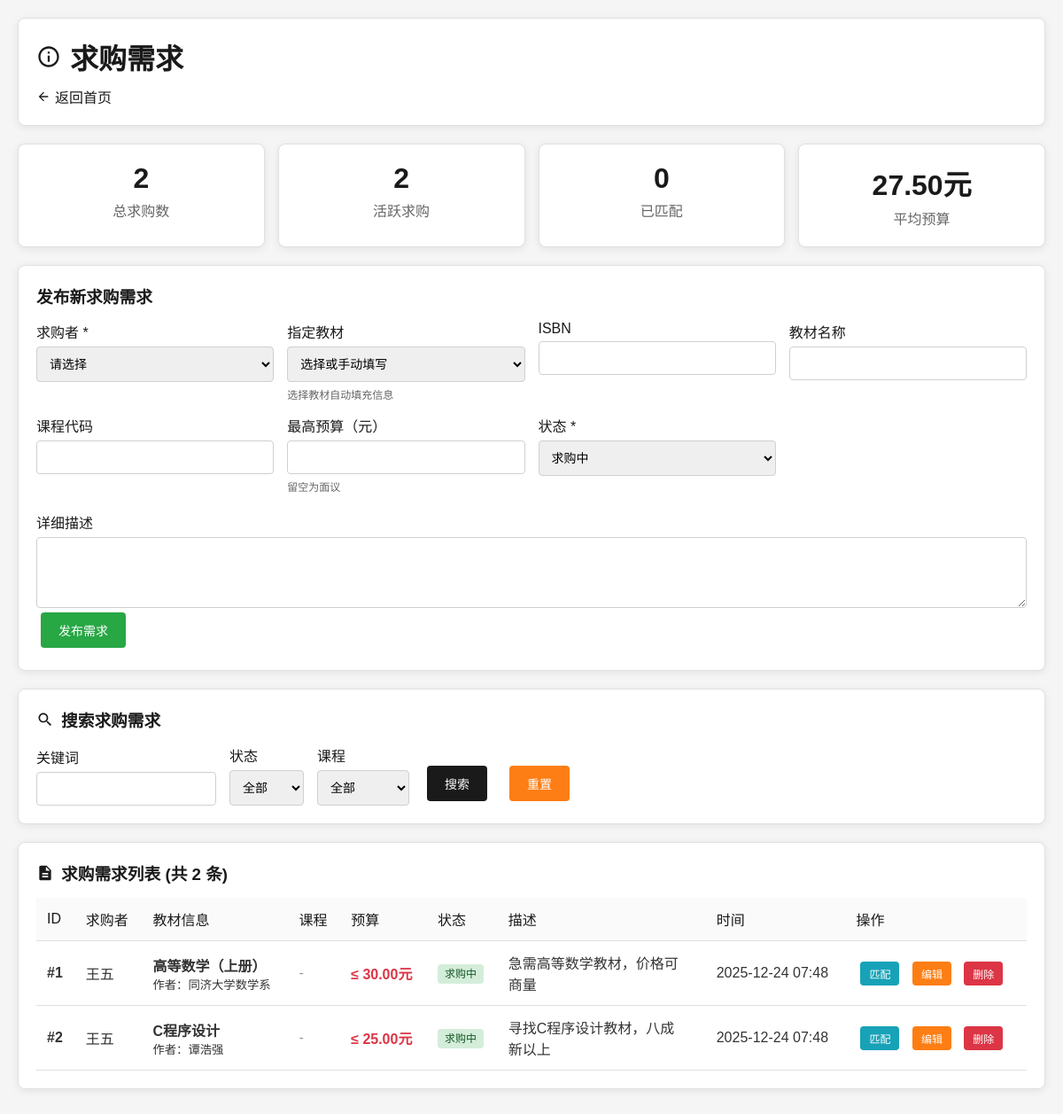
Screenshot of /requests.php (signed in) with the database file from the repository.
### tables this page shows
CREATE TABLE purchase_requests (
    request_id INT PRIMARY KEY AUTO_INCREMENT,
    buyer_id INT NOT NULL,
    book_id INT,
    isbn VARCHAR(20),
    title VARCHAR(200),
    course_code VARCHAR(20),
    max_price DECIMAL(10,2),
    description TEXT,
    status ENUM('active', 'matched', 'closed') DEFAULT 'active',
    created_at TIMESTAMP DEFAULT CURRENT_TIMESTAMP,
    updated_at TIMESTAMP DEFAULT CURRENT_TIMESTAMP ON UPDATE CURRENT_TIMESTAMP,
    FOREIGN KEY (buyer_id) REFERENCES users(user_id),
    FOREIGN KEY (book_id) REFERENCES textbooks(book_id)
);

CREATE TABLE users (
    user_id INT PRIMARY KEY AUTO_INCREMENT,
    username VARCHAR(50) UNIQUE NOT NULL,
    password VARCHAR(255) NOT NULL,
    email VARCHAR(100) UNIQUE NOT NULL,
    phone VARCHAR(20),
    student_id VARCHAR(20),
    credit_score DECIMAL(3,1) DEFAULT 5.0,
    created_at TIMESTAMP DEFAULT CURRENT_TIMESTAMP,
    updated_at TIMESTAMP DEFAULT CURRENT_TIMESTAMP ON UPDATE CURRENT_TIMESTAMP
);

CREATE TABLE textbooks (
    book_id INT PRIMARY KEY AUTO_INCREMENT,
    isbn VARCHAR(20) NOT NULL,
    title VARCHAR(200) NOT NULL,
    author VARCHAR(100),
    publisher VARCHAR(100),
    edition VARCHAR(20),
    course_code VARCHAR(20),
    course_name VARCHAR(100),
    teacher_name VARCHAR(50),
    original_price DECIMAL(10,2),
    created_at TIMESTAMP DEFAULT CURRENT_TIMESTAMP
);

### config.php (called while the page is built, shortened)
<?php
function formatPrice($price) {
    return number_format($price, 2) . '元';
}
function formatDate($date) {
    return date('Y-m-d H:i', strtotime($date));
}
function getStatusText($status) {
    $statusMap = [
        'available' => '可售',
        'reserved' => '预订中',
        'sold' => '已售',
        'pending' => '待确认',
        'confirmed' => '已确认',
        'completed' => '已完成',
        'cancelled' => '已取消',
        'active' => '求购中',
        'matched' => '已匹配',
        'closed' => '已关闭'
    ];
    return isset($statusMap[$status]) ? $statusMap[$status] : $status;
}
?>

### requests.php (the view, shortened to what this page needs)
<?php
require_once 'config.php';
$pdo = getDBConnection();
$search = isset($_GET['search']) ? sanitizeInput($_GET['search']) : '';
$where_conditions = []; $params = [];
$where_clause = $where_conditions ? 'WHERE ' . implode(' AND ', $where_conditions) : '';
$stmt = $pdo->prepare("SELECT pr.*, u.username as buyer_name, t.title as book_title, t.author, t.original_price FROM purchase_requests pr LEFT JOIN users u ON pr.buyer_id = u.user_id LEFT JOIN textbooks t ON pr.book_id = t.book_id $where_clause ORDER BY pr.created_at DESC");
$stmt->execute($params);
$requests = $stmt->fetchAll();
$edit_request = null;
?>
<!DOCTYPE html>
<html lang="zh-CN">
<head>
</head>
<body>
    <div class="container">
        <div class="header">
            <h1><svg viewBox="0 0 24 24"><path d="M11 17h2v-6h-2v6zm1-15C6.48 2 2 6.48 2 12s4.48 10 10 10 10-4.48 10-10S17.52 2 12 2zm0 18c-4.41 0-8-3.59-8-8s3.59-8 8-8 8 3.59 8 8-3.59 8-8 8zM11 9h2V7h-2v2z"/></svg>求购需求</h1>
            <p><a href="index.php" class="nav-link"><svg viewBox="0 0 24 24"><path d="M20 11H7.83l5.59-5.59L12 4l-8 8 8 8 1.41-1.41L7.83 13H20v-2z"/></svg>返回首页</a></p>
        </div>
        <div class="stats-grid">
            <?php $total = count($requests); $active = count(array_filter($requests, fn($r) => $r['status'] === 'active')); $matched = count(array_filter($requests, fn($r) => $r['status'] === 'matched')); $prices = array_filter(array_column($requests, 'max_price')); $avg = $prices ? array_sum($prices) / count($prices) : 0; ?>
            <div class="stat-card"><div class="stat-number"><?php echo $total; ?></div><div class="stat-label">总求购数</div></div>
            <div class="stat-card"><div class="stat-number"><?php echo $active; ?></div><div class="stat-label">活跃求购</div></div>
            <div class="stat-card"><div class="stat-number"><?php echo $matched; ?></div><div class="stat-label">已匹配</div></div>
            <div class="stat-card"><div class="stat-number"><?php echo number_format($avg, 2); ?>元</div><div class="stat-label">平均预算</div></div>
        </div>
        <div class="form-section">
            <h3><?php echo $edit_request ? '编辑求购需求' : '发布新求购需求'; ?></h3>
            <form method="POST">
                <div class="form-grid">
                    <div class="form-group"><label for="buyer_id">求购者 *</label><select id="buyer_id" name="buyer_id" required><option value="">请选择</option></select></div>
                    <div class="form-group"><label for="book_id">指定教材</label><select id="book_id" name="book_id"><option value="">选择或手动填写</option></select><div class="help-text">选择教材自动填充信息</div></div>
                    <div class="form-group"><label for="isbn">ISBN</label><input type="text" id="isbn" name="isbn" value="<?php echo $edit_request ? htmlspecialchars($edit_request['isbn']) : ''; ?>"></div>
                    <div class="form-group"><label for="title">教材名称</label><input type="text" id="title" name="title" value="<?php echo $edit_request ? htmlspecialchars($edit_request['title']) : ''; ?>"></div>
                    <div class="form-group"><label for="course_code">课程代码</label><input type="text" id="course_code" name="course_code" value="<?php echo $edit_request ? htmlspecialchars($edit_request['course_code']) : ''; ?>"></div>
                    <div class="form-group"><label for="max_price">最高预算（元）</label><input type="number" step="0.01" id="max_price" name="max_price" value="<?php echo $edit_request ? $edit_request['max_price'] : ''; ?>"><div class="help-text">留空为面议</div></div>
                    <div class="form-group"><label for="status">状态 *</label><select id="status" name="status" required><option value="active" <?php echo ($edit_request && $edit_request['status'] == 'active') ? 'selected' : ''; ?>>求购中</option></select></div>
                </div>
                <div class="form-group"><label for="description">详细描述</label><textarea id="description" name="description"><?php echo $edit_request ? htmlspecialchars($edit_request['description']) : ''; ?></textarea></div>
                <button type="submit" class="btn btn-success"><?php echo $edit_request ? '更新需求' : '发布需求'; ?></button>
            </form>
        </div>
        <div class="search-section">
            <h3><svg viewBox="0 0 24 24"><path d="M15.5 14h-.79l-.28-.27C15.41 12.59 16 11.11 16 9.5 16 5.91 13.09 3 9.5 3S3 5.91 3 9.5 5.91 16 9.5 16c1.61 0 3.09-.59 4.23-1.57l.27.28v.79l5 4.99L20.49 19l-4.99-5zm-6 0C7.01 14 5 11.99 5 9.5S7.01 5 9.5 5 14 7.01 14 9.5 11.99 14 9.5 14z"/></svg>搜索求购需求</h3>
            <form method="GET" class="search-form">
                <div class="form-group"><label for="search">关键词</label><input type="text" id="search" name="search" value="<?php echo htmlspecialchars($search); ?>"></div>
                <div class="form-group"><label for="status_filter">状态</label><select id="status_filter" name="status_filter"><option value="">全部</option></select></div>
                <div class="form-group"><label for="course_filter">课程</label><select id="course_filter" name="course_filter"><option value="">全部</option></select></div>
                <button type="submit" class="btn btn-primary">搜索</button>
                <a href="requests.php" class="btn btn-warning">重置</a>
            </form>
        </div>
        <div class="table-section">
            <h3><svg viewBox="0 0 24 24"><path d="M14 2H6c-1.1 0-1.99.9-1.99 2L4 20c0 1.1.89 2 1.99 2H18c1.1 0 2-.9 2-2V8l-6-6zm2 16H8v-2h8v2zm0-4H8v-2h8v2zm-3-5V3.5L18.5 9H13z"/></svg>求购需求列表 (共 <?php echo count($requests); ?> 条)</h3>
            <?php if (empty($requests)): ?>
                <p style="text-align: center; color: #666; margin: 40px 0;">暂无求购需求</p>
            <?php else: ?>
                <table>
                    <thead><tr><th>ID</th><th>求购者</th><th>教材信息</th><th>课程</th><th>预算</th><th>状态</th><th>描述</th><th>时间</th><th>操作</th></tr></thead>
                    <tbody>
                        <?php foreach ($requests as $r): ?>
                            <tr>
                                <td><strong>#<?php echo $r['request_id']; ?></strong></td>
                                <td><?php echo htmlspecialchars($r['buyer_name']); ?></td>
                                <td><?php if ($r['book_title']): ?><strong><?php echo htmlspecialchars($r['book_title']); ?></strong><br><small>作者：<?php echo htmlspecialchars($r['author']); ?></small><?php elseif ($r['title']): ?><strong><?php echo htmlspecialchars($r['title']); ?></strong><?php else: ?><span style="color: #999;">未指定</span><?php endif; ?><?php if ($r['isbn']): ?><br><small>ISBN：<?php echo htmlspecialchars($r['isbn']); ?></small><?php endif; ?></td>
                                <td><?php if ($r['course_code']): ?><span class="course-tag"><?php echo htmlspecialchars($r['course_code']); ?></span><?php else: ?><span style="color: #999;">-</span><?php endif; ?></td>
                                <td><?php if ($r['max_price']): ?><span class="price">≤ <?php echo formatPrice($r['max_price']); ?></span><?php else: ?><span style="color: #666;">面议</span><?php endif; ?></td>
                                <td><span class="status-badge status-<?php echo $r['status']; ?>"><?php echo getStatusText($r['status']); ?></span></td>
                                <td><?php if ($r['description']): ?><div style="max-width: 200px; overflow: hidden; text-overflow: ellipsis;"><?php echo htmlspecialchars(mb_substr($r['description'], 0, 50)); ?><?php if (mb_strlen($r['description']) > 50): ?>...<?php endif; ?></div><?php else: ?><span style="color: #999;">无</span><?php endif; ?></td>
                                <td><?php echo formatDate($r['created_at']); ?></td>
                                <td>
                                    <a href="?match=<?php echo $r['request_id']; ?>" class="btn btn-info btn-small">匹配</a>
                                    <a href="?edit=<?php echo $r['request_id']; ?>" class="btn btn-warning btn-small">编辑</a>
                                    <form method="POST" style="display: inline;" onsubmit="return confirm('确定删除？')"><button type="submit" class="btn btn-danger btn-small">删除</button></form>
                                </td>
                            </tr>
                        <?php endforeach; ?>
                    </tbody>
                </table>
            <?php endif; ?>
        </div>
    </div>
</body>
</html>

### requests.php (style rules this page uses)
* { margin: 0; padding: 0; box-sizing: border-box; }
body { font-family: 'Microsoft YaHei', Arial, sans-serif; background: #f5f5f5; min-height: 100vh; color: #333; }
.container { max-width: 1400px; margin: 0 auto; padding: 20px; }
.header { background: #fff; padding: 20px; border-radius: 8px; margin-bottom: 20px; box-shadow: 0 2px 10px rgba(0,0,0,0.08); border: 1px solid #e0e0e0; }
.header h1 { color: #1a1a1a; margin-bottom: 10px; display: flex; align-items: center; gap: 10px; }
.header h1 svg { width: 28px; height: 28px; fill: #1a1a1a; }
.nav-link { color: #1a1a1a; text-decoration: none; font-weight: 500; display: inline-flex; align-items: center; gap: 5px; }
.nav-link svg { width: 16px; height: 16px; fill: currentColor; }
.form-section, .search-section, .table-section, .match-section { background: #fff; padding: 20px; border-radius: 8px; margin-bottom: 20px; box-shadow: 0 2px 10px rgba(0,0,0,0.08); border: 1px solid #e0e0e0; }
.form-section h3, .search-section h3, .table-section h3, .match-section h3 { color: #1a1a1a; margin-bottom: 15px; display: flex; align-items: center; gap: 8px; }
.form-section h3 svg, .search-section h3 svg, .table-section h3 svg, .match-section h3 svg { width: 20px; height: 20px; fill: #1a1a1a; }
.form-grid { display: grid; grid-template-columns: repeat(auto-fit, minmax(250px, 1fr)); gap: 15px; margin-bottom: 20px; }
.form-group { display: flex; flex-direction: column; }
.form-group label { margin-bottom: 5px; font-weight: 500; color: #1a1a1a; }
.form-group input, .form-group select, .form-group textarea { padding: 10px; border: 1px solid #d0d0d0; border-radius: 4px; font-size: 14px; }
.form-group textarea { resize: vertical; min-height: 80px; }
.btn { padding: 10px 20px; border: none; border-radius: 4px; cursor: pointer; font-size: 14px; font-weight: 500; text-decoration: none; display: inline-block; text-align: center; margin: 5px; transition: all 0.3s; }
.btn-primary { background: #1a1a1a; color: white; }
.btn-success { background: #28a745; color: white; }
.btn-warning { background: #fd7e14; color: white; }
.btn-danger { background: #dc3545; color: white; }
.btn-info { background: #17a2b8; color: white; }
.btn-small { padding: 5px 10px; font-size: 12px; }
.search-form { display: flex; gap: 15px; align-items: end; flex-wrap: wrap; }
table { width: 100%; border-collapse: collapse; margin-top: 15px; }
th, td { padding: 12px; text-align: left; border-bottom: 1px solid #e0e0e0; }
th { background: #fafafa; font-weight: 500; color: #1a1a1a; }
.price { color: #dc3545; font-weight: bold; }
.status-badge { padding: 4px 8px; border-radius: 4px; font-size: 12px; font-weight: 500; }
.status-active { background: #d4edda; color: #155724; }
.help-text { font-size: 12px; color: #666; margin-top: 5px; }
.stats-grid { display: grid; grid-template-columns: repeat(auto-fit, minmax(200px, 1fr)); gap: 15px; margin-bottom: 20px; }
.stat-card { background: #fff; padding: 20px; border-radius: 8px; text-align: center; box-shadow: 0 2px 10px rgba(0,0,0,0.08); border: 1px solid #e0e0e0; }
.stat-number { font-size: 2em; font-weight: bold; color: #1a1a1a; }
.stat-label { color: #666; margin-top: 5px; }
.table-section { overflow-x: auto; }

### rows the page displays
purchase_requests: request_id "1", buyer.username "王五", book.title "高等数学（上册）", book.author "同济大学数学系", max_price "30.00元", status "求购中", description "急需高等数学教材，价格可商量", created_at "2025-12-24 07:48"
purchase_requests: request_id "2", buyer.username "王五", book.title "C程序设计", book.author "谭浩强", max_price "25.00元", status "求购中", description "寻找C程序设计教材，八成新以上", created_at "2025-12-24 07:48"

### other values shown
$total "2"
$active "2"
$matched "0"
$avg "27.50"
count($requests) "2"
